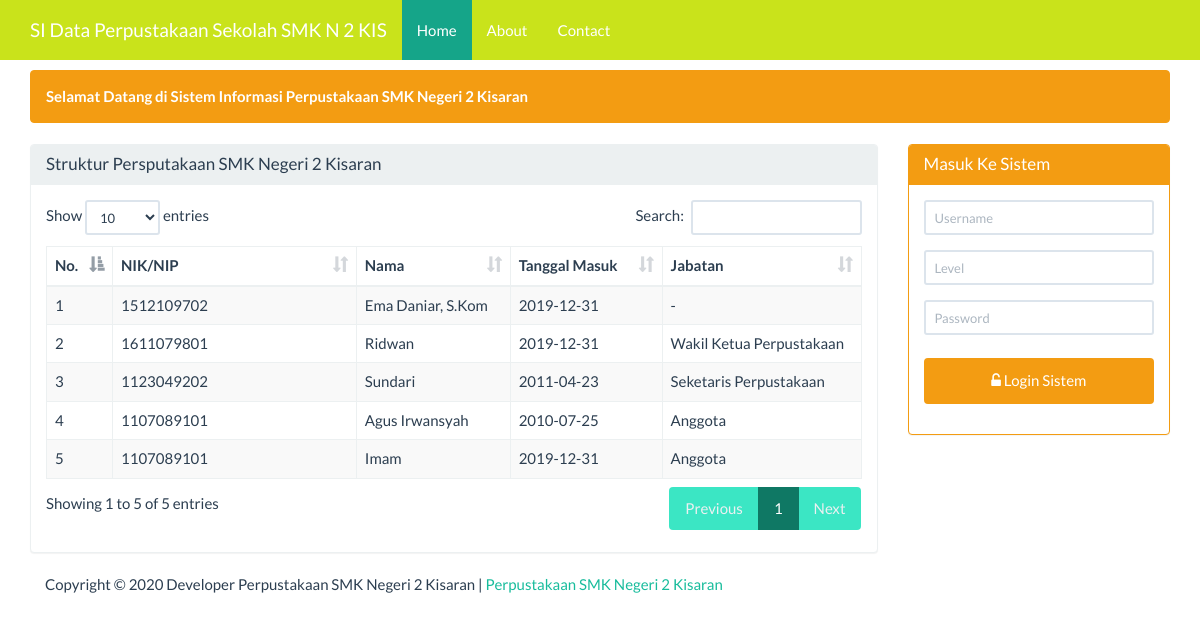
The page / on the database its author committed.
### tables this page shows
CREATE TABLE IF NOT EXISTS `tbl_struktur` (
  `no` int(10) NOT NULL,
  `nik` int(12) NOT NULL,
  `nama` varchar(100) NOT NULL,
  `tanggal_masuk` date NOT NULL,
  `jabatan` varchar(100) NOT NULL
);

### beranda.php (the view, shortened to what this page needs)
<div class="container">
    <div class="row">
        <div class ="col-xs-12">
            <div class="alert alert-warning">
                <strong>Selamat Datang di Sistem Informasi Perpustakaan SMK Negeri 2 Kisaran</strong>
            </div>
        </div>
    </div>
    <div class="row">
        <div class="col-sm-9 col-xs-12">
            <div class="panel panel-default">
                <div class="panel-heading">
                    <h3 class="panel-title">Struktur Persputakaan SMK Negeri 2 Kisaran</h3>
                </div>
                <div class="panel-body">
                     <table id="dtskripsi" class="table table-bordered table-striped table-hover">
                        <thead>
                            <tr>
                                <th>No.</th><th width="30%">NIK/NIP</th><th>Nama</th><th>Tanggal Masuk</th><th>Jabatan</th>
                            </tr>
                        </thead>
                        <tbody>
                            <?php
                            $sql = "SELECT * FROM tbl_struktur";
                            $query = mysqli_query($koneksi, $sql) or die("SQL Anda Salah");
                            $nomor = 0;
                            while ($data = mysqli_fetch_array($query)) {
                                $nomor++;
                                ?>
                                <tr>
                                    <td><?= $nomor ?></td>
                                    <td><?= $data['nik'] ?></td>
                                    <td><?= $data['nama'] ?></td>
                                    <td><?= $data['tanggal_masuk'] ?></td>
                                    <td><?= $data['jabatan'] ?></td>
                                </tr>
                            <?php } ?>
                        </tbody>
                    </table>
                </div>
            </div>
        </div>
        <div class="col-sm-3 col-xs-12">
            <?php if (isset($_SESSION['username'])) { ?>
            <div class="alert alert-warning">
                <strong>Welcome <?=$_SESSION['ema']?></strong>
            </div>
            <?php
           } else { ?>
            <div class="panel panel-warning">
                <div class="panel-heading">
                    <h3 class="panel-title">Masuk Ke Sistem</h3>
                </div>
                <div class="panel-body">
                    <form class="form-horizontal" action="proses_login.php" method="post">
                        <div class="form-group">
                            <div class="col-sm-12">
                                <input type="text" name="user" class="form-control input-sm"
                                   placeholder="Username" required="" autocomplete="off"/>
                            </div>
                            </div>
                             <div class="form-group">
                            <div class="col-sm-12">
                                <input type="text" name="level" class="form-control input-sm"
                                   placeholder="Level" required="" autocomplete="off"/>
                            </div>
                        </div>
                        <div class="form-group">
                            <div class="col-sm-12">
                                <input type="password" name="pwd" class="form-control input-sm"
                                   placeholder="Password" required="" autocomplete="off"/>
                            </div>
                        </div>
                        <div class="form-group">
                            <div class="col-sm-12">
                                <button type="submit" name="login" value="login"
                                        class="btn btn-warning btn-block"><span class="fa fa-unlock-alt"></span>
                                    Login Sistem
                                </button>
                            </div>
                    </form>
                </div>
            </div>
        </div>
            <?php } ?>
    </div>
</div>

### index.php (style rules this page uses)
body { margin-top:70px; }
button { background-color: #4CAF50; color: white; padding: 14px 20px; margin: 8px 0; border: none; cursor: pointer; width: 100%; }

### rows shown on the page
tbl_struktur: nik "1512109702", nama "Ema Daniar, S.Kom", tanggal_masuk "2019-12-31", jabatan "-"
tbl_struktur: nik "1611079801", nama "Ridwan", tanggal_masuk "2019-12-31", jabatan "Wakil Ketua Perpustakaan"
tbl_struktur: nik "1123049202", nama "Sundari", tanggal_masuk "2011-04-23", jabatan "Seketaris Perpustakaan"
tbl_struktur: nik "1107089101", nama "Agus Irwansyah", tanggal_masuk "2010-07-25", jabatan "Anggota"
tbl_struktur: nik "1107089101", nama "Imam", tanggal_masuk "2019-12-31", jabatan "Anggota"
